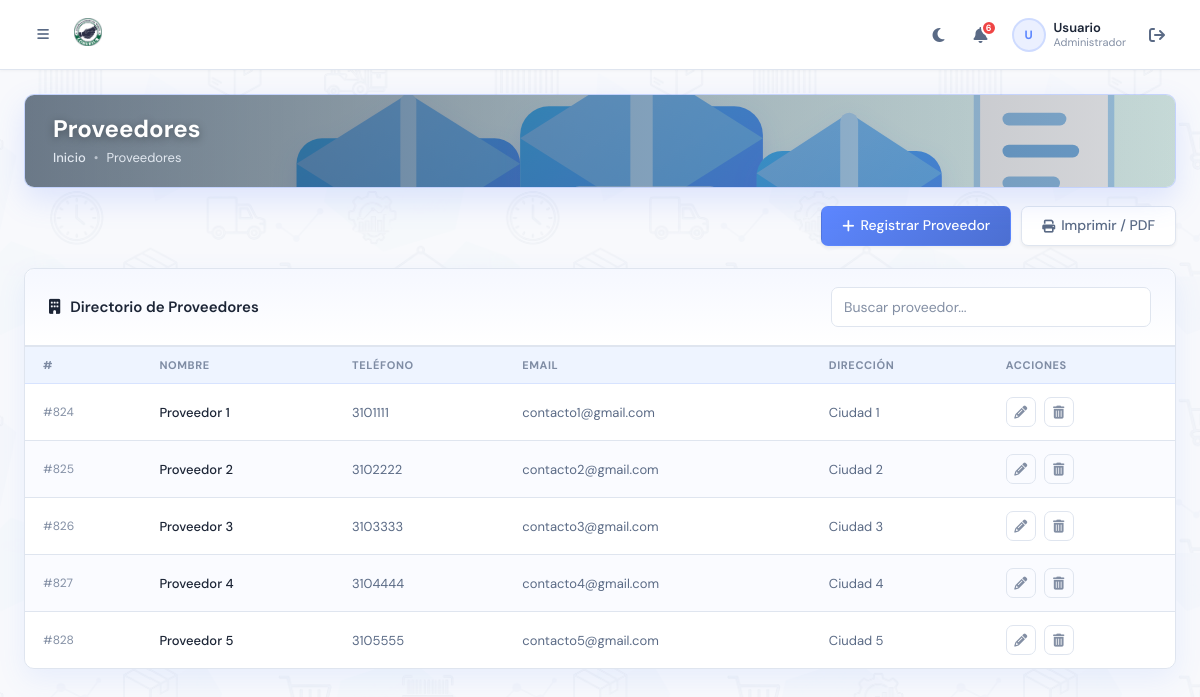
Screenshot of /gestion_proveedores.php (signed in) with the database file from the repository.
### tables this page shows
CREATE TABLE `Proveedores` (
  `id_proveedor` int(11) NOT NULL,
  `nombre_proveedor` varchar(100) DEFAULT NULL,
  `telefono` varchar(15) DEFAULT NULL,
  `email` varchar(100) DEFAULT NULL,
  `direccion` text DEFAULT NULL
);

### utils/pagination.php (called while the page is built, shortened)
<?php
function getPaginationParams(int $defaultLimit = 25): array {
    $page  = max(1, intval($_GET['page'] ?? 1));
    $limit = in_array(intval($_GET['limit'] ?? $defaultLimit), [10, 25, 50, 100])
        ? intval($_GET['limit'] ?? $defaultLimit)
        : $defaultLimit;
    $offset = ($page - 1) * $limit;
    return ['page' => $page, 'limit' => $limit, 'offset' => $offset];
}

### utils/db.php (called while the page is built, shortened)
<?php
function dbQuery(mysqli $conn, string $sql, string $types = '', mixed ...$params): mysqli_result|bool {
    $stmt = $conn->prepare($sql);
    if ($types && $params) {
        $stmt->bind_param($types, ...$params);
    }
    if (!$stmt->execute()) {
        error_log("DB execute error: " . $stmt->error . " | SQL: $sql");
        $stmt->close();
        return false;
    }
    $result = $stmt->get_result();
    return $result ?: true;
}
function dbFetchAll(mysqli $conn, string $sql, string $types = '', mixed ...$params): array {
    $result = dbQuery($conn, $sql, $types, ...$params);
    return $result->fetch_all(MYSQLI_ASSOC);
}

### gestion_proveedores.php (the view, shortened to what this page needs)
<?php
require_once 'config.php';
$is_admin = isset($_SESSION['user_role']) && $_SESSION['user_role'] === 'Administrador';
['page' => $page, 'limit' => $limit, 'offset' => $offset] = getPaginationParams(25);
$proveedores_lista = dbFetchAll($conn,
    "SELECT * FROM Proveedores ORDER BY nombre_proveedor ASC LIMIT ? OFFSET ?",
    "ii", $limit, $offset
);
include('layout/sidebar.php');
?>
<div class="page-banner">
    <div class="page-banner-content">
        <h1>Proveedores</h1>
        <div class="page-banner-breadcrumb">
            <a href="dashboard.php">Inicio</a>
            <span class="sep">•</span>
            <span>Proveedores</span>
        </div>
    </div>
    <img src="assets/images/breadcrumb/inventario_productos_banner.svg" alt="Banner de inventario de productos" class="page-banner-img">
</div>
<div class="module-actions-row">
    <?php if ($is_admin): ?>
    <button type="button" class="btn-primary-master" onclick="openModal('createProviderModal')">
        <i class="fas fa-plus"></i> Registrar Proveedor
    </button>
    <?php endif; ?>
    <button type="button" class="btn-secondary-master btn-print-module" onclick="window.print()">
        <i class="fas fa-print"></i> Imprimir / PDF
    </button>
</div>
<div class="card-master">
    <div class="card-header-master">
        <h3><i class="fas fa-building icon-pink"></i>Directorio de Proveedores</h3>
        <div class="table-search-wrap no-icon">
            <input type="text" id="tableSearchProviders" class="table-search-input" placeholder="Buscar proveedor...">
        </div>
    </div>
    <?php if (!empty($proveedores_lista)): ?>
    <div class="table-wrap">
        <table class="data-table" id="providersTable">
            <thead>
                <tr>
                    <th>#</th>
                    <th>Nombre</th>
                    <th>Teléfono</th>
                    <th>Email</th>
                    <th>Dirección</th>
                    <th>Acciones</th>
                </tr>
            </thead>
            <tbody>
                <?php foreach ($proveedores_lista as $row): ?>
                <tr>
                    <td class="td-muted">#<?= htmlspecialchars($row['id_proveedor']) ?></td>
                    <td class="td-primary"><?= htmlspecialchars($row['nombre_proveedor']) ?></td>
                    <td><?= htmlspecialchars($row['telefono']) ?></td>
                    <td><?= htmlspecialchars($row['email']) ?></td>
                    <td><?= htmlspecialchars($row['direccion']) ?></td>
                    <td>
                        <div class="td-actions">
                            <button class="btn-icon" title="Editar" onclick="openEditModal(<?= intval($row['id_proveedor']) ?>)">
                                <i class="fas fa-pencil-alt"></i>
                            </button>
                            <?php if ($is_admin): ?>
                            <a href="gestion_proveedores.php?delete=<?= intval($row['id_proveedor']) ?>" class="btn-icon danger" title="Eliminar" onclick="return confirm('¿Eliminar este proveedor?');">
                                <i class="fas fa-trash-alt"></i>
                            </a>
                            <?php endif; ?>
                        </div>
                    </td>
                </tr>
                <?php endforeach; ?>
            </tbody>
        </table>
    </div>
    <?php endif; ?>
</div>
<?php include('layout/footer_main.php'); ?>

### styles/template-theme.css (style rules this page uses)
:root { --primary: #5d87ff; --secondary: #49beff; --success: #13deb9; --warning: #f6b51e; --error: #ef4444; --info: #8754ec; --dark: #1c2536; --white: #ffffff; --bodytext: rgba(90, 106, 133, 0.75); --lightprimary: rgba(93, 135, 255, 0.12); --lightsecondary: rgba(73, 190, 255, 0.12); --lightsuccess: rgba(19, 222, 185, 0.12); --lightwarning: rgba(246, 181, 30, 0.12); --lighterror: rgba(239, 68, 68, 0.12); --lightinfo: rgba(135, 84, 236, 0.12); --primaryemphasis: color-mix(in srgb, #5d87ff 80%, #000); --secondaryemphasis: color-mix(in srgb, #49beff 80%, #000); --successemphasis: color-mix(in srgb, #13deb9 80%, #000); --warningemphasis: color-mix(in srgb, #f6b51e 80%, #000); --erroremphasis: color-mix(in srgb, #ef4444 80%, #000); --infoemphasis: color-mix(in srgb, #8754ec 80%, #000); --sidebar-width: 270px; --header-height: 70px; --bg-body: #f6f8fb; --bg-sidebar: #ffffff; --bg-card: #ffffff; --text-heading: #1c2536; --text-body: #5a6a85; --text-muted: rgba(90, 106, 133, 0.75); --text-primary: #1c2536; --text-secondary: #5a6a85; --accent-cyan: #49beff; --accent-pink: #f06292; --accent-violet: #8754ec; --bg-card-alt: #f8faff; --bg-soft: #eef4ff; --bg-soft-2: #edf9ff; --border-color: #dfe5ef; --shadow-sm: 0 0.125rem 0.25rem rgba(0, 0, 0, 0.055); --shadow-md: 0 1px 4px rgba(133, 146, 173, 0.2); --shadow-card: 0 2px 20px rgba(93, 135, 255, 0.06); --card-glow: 0 10px 28px rgba(93, 135, 255, 0.10); --shadow-lg: 0 10px 40px rgba(0, 0, 0, 0.12); --radius-sm: 4px; --radius-md: 7px; --radius-lg: 10px; --radius-xl: 14px; --space-1: 8px; --space-2: 16px; --space-3: 24px; --space-4: 32px; --transition-speed: 0.2s; --transition-ease: ease-in-out; }
*, *::before, *::after { box-sizing: border-box; margin: 0; padding: 0; }
html, body { height: 100%; font-family: 'DM Sans', 'Inter', -apple-system, BlinkMacSystemFont, sans-serif; background: var(--bg-body); color: var(--text-body); overflow-x: hidden; font-size: 14px; line-height: 1.5; }
body::before { content: ''; position: fixed; inset: 0; background-image: url('../assets/images/bg/pattern-bg.png'); background-repeat: repeat; background-size: 900px auto; background-position: top center; opacity: 0.22; pointer-events: none; z-index: 0; transition: opacity 0.4s ease, filter 0.4s ease; }
a { text-decoration: none; color: inherit; }
img { max-width: 100%; }
button { cursor: pointer; font-family: inherit; }
input, select, textarea { font-family: inherit; }
.card-master { background: var(--bg-card); border-radius: var(--radius-lg); border: 1px solid var(--border-color); box-shadow: var(--card-glow); overflow: hidden; transition: transform var(--transition-speed) var(--transition-ease), box-shadow var(--transition-speed) var(--transition-ease); }
.data-table { width: 100%; border-collapse: collapse; font-size: 13px; }
.data-table thead th { text-align: left; padding: 10px 14px; font-size: 11px; font-weight: 700; text-transform: uppercase; letter-spacing: 0.6px; color: var(--text-muted); border-bottom: 1px solid var(--border-color); background: transparent; white-space: nowrap; }
.data-table tbody td { padding: 13px 14px; border-bottom: 1px solid var(--border-color); color: var(--text-body); vertical-align: middle; }
.data-table tbody tr { transition: background 0.12s; }
.data-table tbody tr:last-child td { border-bottom: none; }
.form-control, input[type="text"], input[type="email"], input[type="password"], input[type="number"], input[type="tel"], input[type="date"], select, textarea { width: 100%; padding: 10px 14px; border: 1px solid var(--border-color); border-radius: var(--radius-md); font-size: 14px; color: var(--dark); background: var(--white); outline: none; transition: all 0.18s; font-family: inherit; }
.form-control::placeholder, input::placeholder, textarea::placeholder { color: var(--text-muted); }
*, *::before, *::after { transition-property: background-color, border-color, color; transition-duration: var(--transition-speed); transition-timing-function: var(--transition-ease); }

### rows the page displays
proveedores: id_proveedor "824", nombre_proveedor "Proveedor 1", telefono "3101111", email "contacto1@gmail.com", direccion "Ciudad 1"
proveedores: id_proveedor "825", nombre_proveedor "Proveedor 2", telefono "3102222", email "contacto2@gmail.com", direccion "Ciudad 2"
proveedores: id_proveedor "826", nombre_proveedor "Proveedor 3", telefono "3103333", email "contacto3@gmail.com", direccion "Ciudad 3"
proveedores: id_proveedor "827", nombre_proveedor "Proveedor 4", telefono "3104444", email "contacto4@gmail.com", direccion "Ciudad 4"
proveedores: id_proveedor "828", nombre_proveedor "Proveedor 5", telefono "3105555", email "contacto5@gmail.com", direccion "Ciudad 5"

### other values shown
$alertas_nav "6"
mb_substr($user_nombre, 0, 1) "U"
$user_nombre "Usuario"
$user_role "Administrador"
